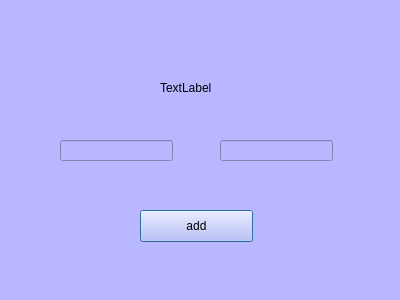
<?xml version="1.0" encoding="UTF-8"?>
<ui version="4.0">
 <class>Dialog</class>
 <widget class="QDialog" name="Dialog">
  <property name="geometry">
   <rect>
    <x>0</x>
    <y>0</y>
    <width>400</width>
    <height>300</height>
   </rect>
  </property>
  <property name="windowTitle">
   <string>Dialog</string>
  </property>
  <property name="styleSheet">
   <string notr="true">background-color: rgb(228, 189, 255);
background-color: rgb(185, 183, 255);</string>
  </property>
  <widget class="QPushButton" name="addButton">
   <property name="geometry">
    <rect>
     <x>140</x>
     <y>210</y>
     <width>113</width>
     <height>32</height>
    </rect>
   </property>
   <property name="text">
    <string>add</string>
   </property>
  </widget>
  <widget class="QLineEdit" name="num1">
   <property name="geometry">
    <rect>
     <x>60</x>
     <y>140</y>
     <width>113</width>
     <height>21</height>
    </rect>
   </property>
   <property name="styleSheet">
    <string notr="true">color: rgb(10, 10, 10);</string>
   </property>
  </widget>
  <widget class="QLineEdit" name="num2">
   <property name="geometry">
    <rect>
     <x>220</x>
     <y>140</y>
     <width>113</width>
     <height>21</height>
    </rect>
   </property>
   <property name="styleSheet">
    <string notr="true">color: rgb(6, 6, 6);</string>
   </property>
  </widget>
  <widget class="QLabel" name="label">
   <property name="geometry">
    <rect>
     <x>160</x>
     <y>80</y>
     <width>60</width>
     <height>16</height>
    </rect>
   </property>
   <property name="text">
    <string>TextLabel</string>
   </property>
  </widget>
 </widget>
 <resources/>
 <connections/>
</ui>
